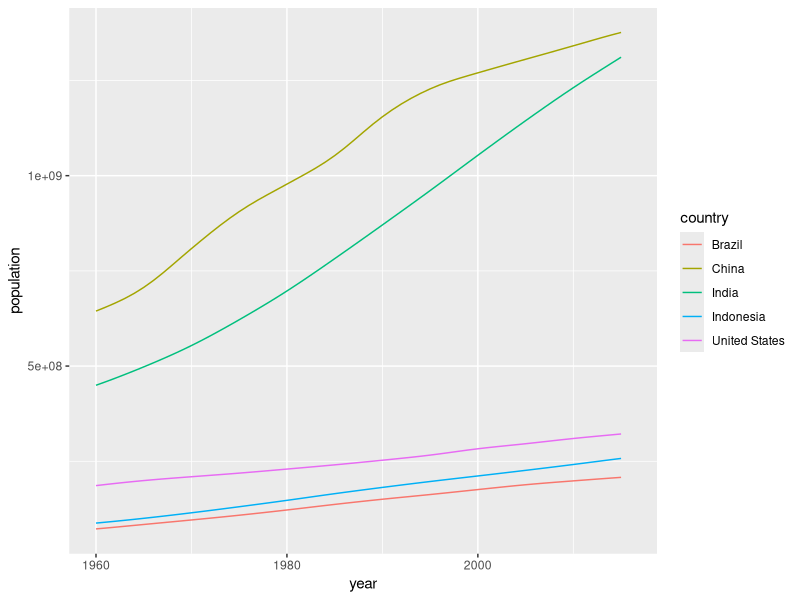
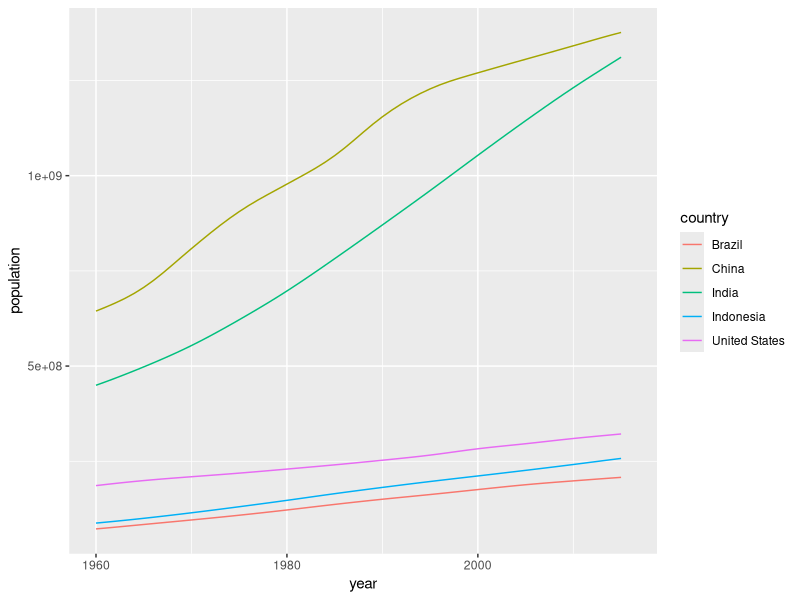
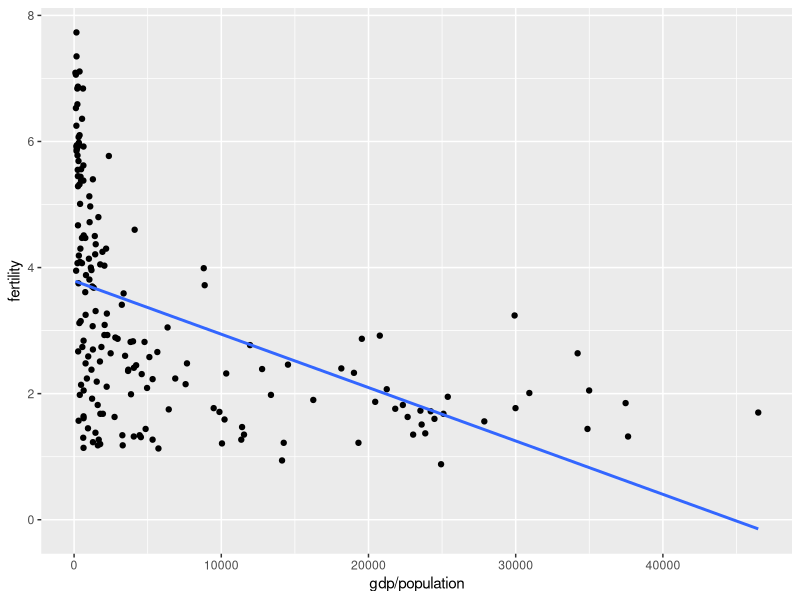
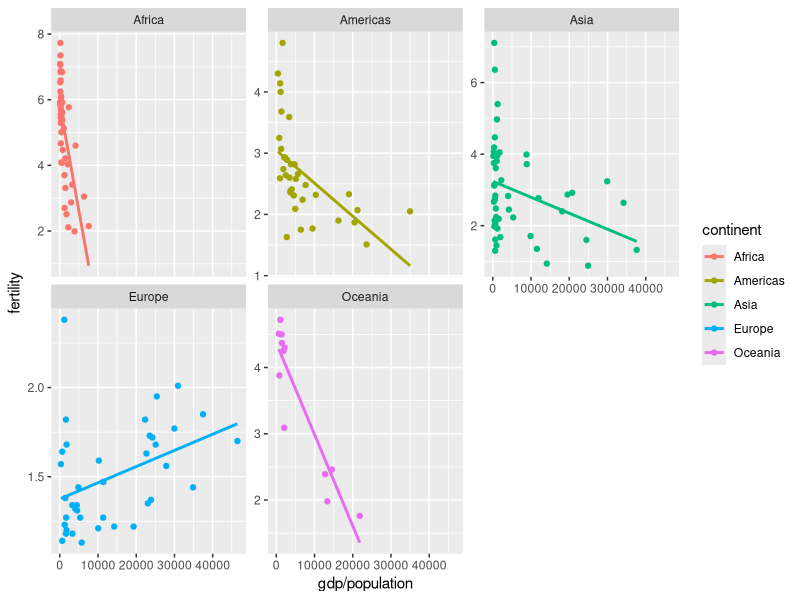
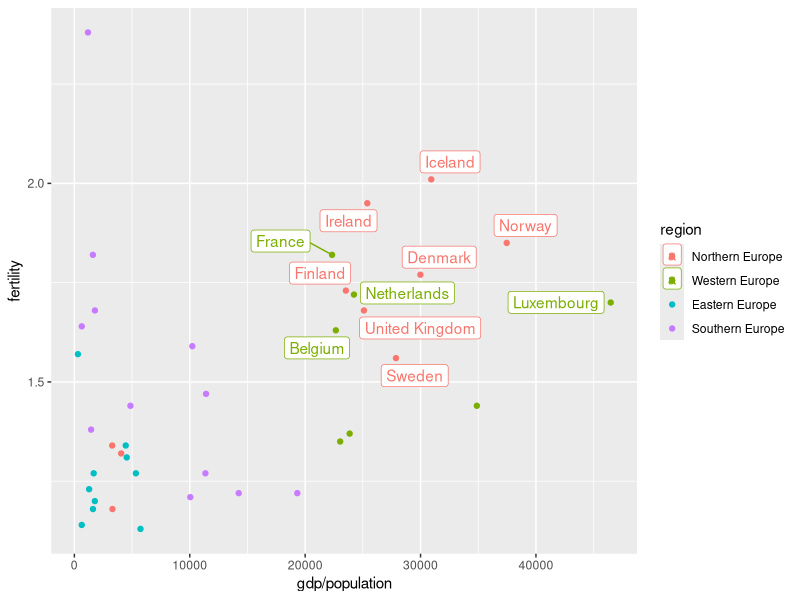
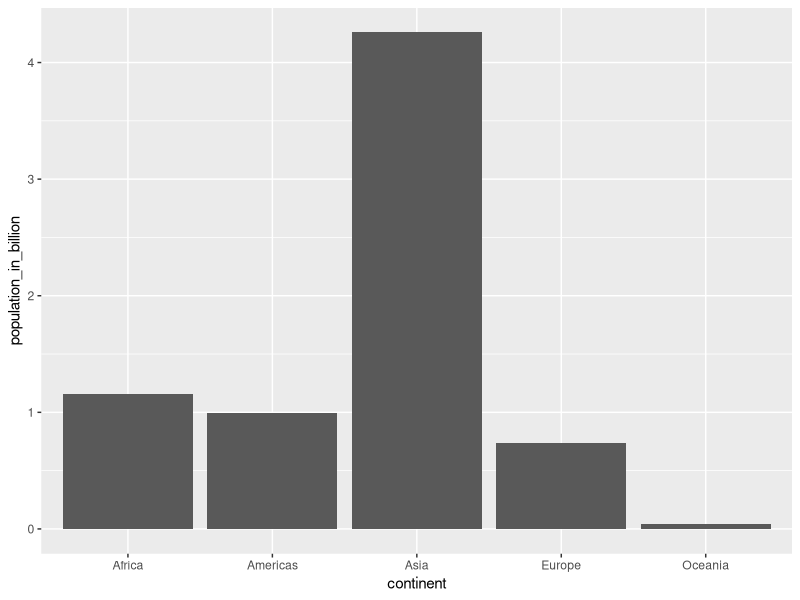
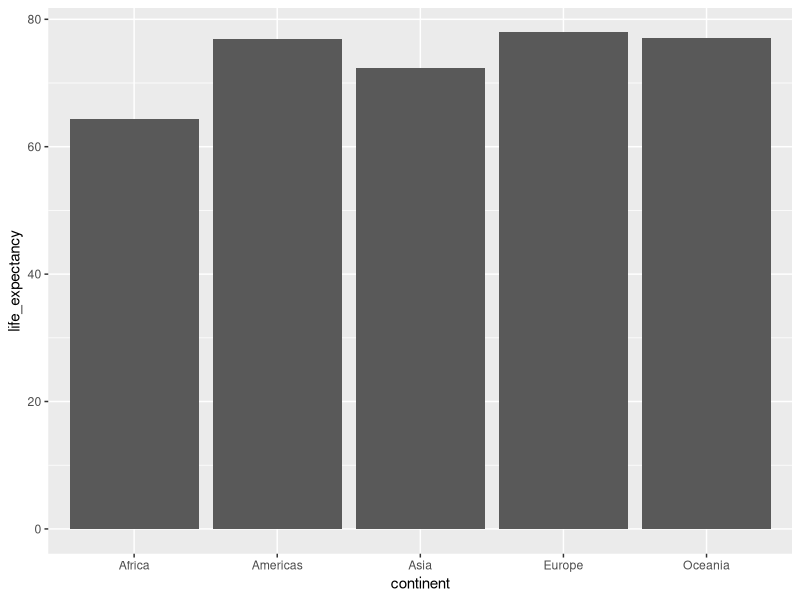
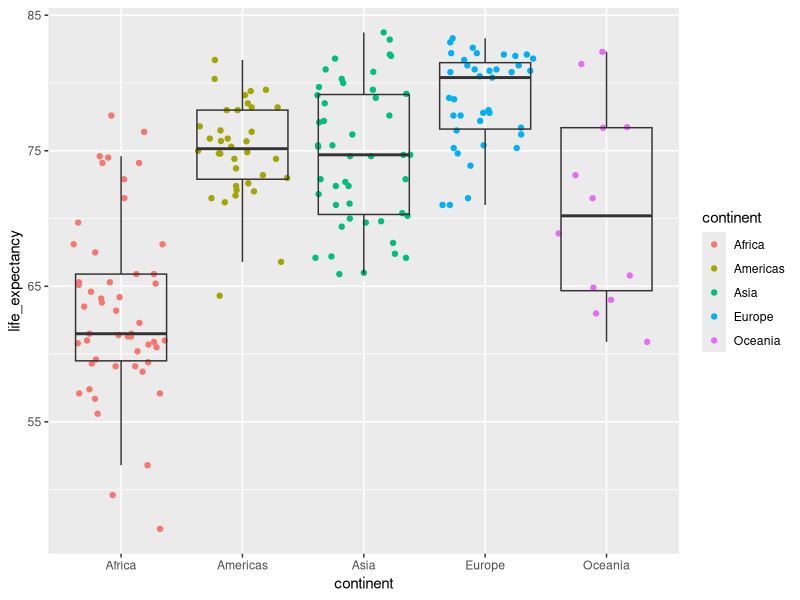

R code for these plots, in order:
## ---- chunk 1
library(tidyverse)
library(dslabs)
## ---- chunk 2
gapminder %>%
  mutate(group=ifelse(continent=="Europe" | region=="Northern America","West","Rest"))
  head(5)
## ---- chunk 3
library(tidyverse)
library(dslabs) #install.packages("dslabs")

# After you have loaded the dslabs package, you can access the data stored in `gapminder`. Let's look at the top 5 lines 
gapminder %>% as_tibble() %>% 
  head(5)

## ---- chunk 4
# Extract a vector with the 5 countries with the largest population size
top5_countries <- gapminder %>%
  filter(year == 2015) %>% 
  arrange(-population) %>% 
  select(country) %>% 
  head(5) %>% 
  .$country

gapminder %>% 
  filter(country %in% top5_countries) %>% 
  ggplot() +
  geom_line(mapping = aes(x = year, y = population, color = country))

## ---- chunk 5
# Extract a vector with the 5 countries with the largest population size
top5_countries <- gapminder %>%
  filter(year == 2015) %>% 
  arrange(-population) %>% 
  select(country) %>% 
  head(5) %>% 
  pull()

gapminder %>% 
  filter(country %in% top5_countries) %>% 
  ggplot() +
  geom_line(mapping = aes(x = year, y = population, color = country))

## ---- chunk 6
gapminder %>%
  filter(year==2015, country %in% c("Turkey", "Poland", "South Korea", "Russia", "Vietnam", "South Africa")) %>%
  arrange(infant_mortality) %>%
  select(country, infant_mortality) %>% 
  knitr::kable()
## ---- chunk 7
gapminder %>%
  filter(year==2000) %>%
  ggplot(aes(y=fertility, x=gdp/population)) +
  geom_point() +
  geom_smooth(se=F, method = "lm")
## ---- chunk 8
gapminder %>%
  filter(year==2000) %>%
  ggplot(aes(y=fertility, x=gdp/population, color=continent)) +
  geom_point() +
  geom_smooth(se=F, method = "lm") +
  facet_wrap(~continent, scales = "free_y")
## ---- chunk 9
eu_2000 <- gapminder %>%
  filter(year==2000, continent == "Europe") 
eu_2000 %>%
  filter(fertility > 1.5, gdp/population > 20000) %>%
  ggplot(aes(y=fertility, x=gdp/population, color=region)) +
  ggrepel::geom_label_repel(aes(label=country)) +
  geom_point(data=eu_2000)
## ---- chunk 10
gapminder %>%
  filter(year==2015) %>%
  group_by(continent) %>%
  summarize(population_in_billion=sum(population)/10^9) %>%
  ggplot(aes(x=continent, y=population_in_billion)) +
  geom_col()
## ---- chunk 11
gapminder %>%
  filter(year==2015) %>%
  summarize(life_expectancy=sum(life_expectancy*population)/sum(population))
## ---- chunk 12
gapminder %>%
  filter(year==2015) %>%
  group_by(continent) %>%
  summarize(life_expectancy=sum(life_expectancy*population)/sum(population)) %>%
  ggplot(aes(x=continent, y=life_expectancy)) +
  geom_col()

gapminder %>%
  filter(year==2015) %>%
  ggplot(aes(x=continent, y=life_expectancy)) +
  geom_jitter(aes(color=continent),height = 0) +
  geom_boxplot(alpha=0, outlier.alpha = 0)
## ---- chunk 13
years <- c(1960, 1970, 1980, 1990, 2000, 2010)
continents <- c("Europe", "Asia")
gapminder %>% 
  filter(year %in% years & continent %in% continents) %>%
  ggplot(aes(log(gdp/population), life_expectancy, col = continent)) +
  geom_point() +
  facet_wrap(~year) 

gapminder %>% 
  filter(continent %in% continents) %>%
  ggplot(aes(x=year, y=life_expectancy, group=country)) +
  geom_line()+
  facet_wrap(~continent) 

gapminder %>% 
  filter(year %in% c(1960, 2010)) %>%
  ggplot(aes(x=life_expectancy, fill=continent)) +
  geom_density(alpha=0.5)+
  facet_wrap(~year, nrow=2) 

gapminder %>% 
  filter(year %in% c(1960, 2010)) %>%
  ggplot(aes(x=log(gdp/population), fill=continent)) +
  geom_density(alpha=0.5)+
  facet_wrap(~year, nrow=2) 

gapminder %>% 
  filter(year %in% c(1960, 2010)) %>%
  ggplot(aes(continent, log(gdp/population), fill = as.character(year))) +
  geom_boxplot()
